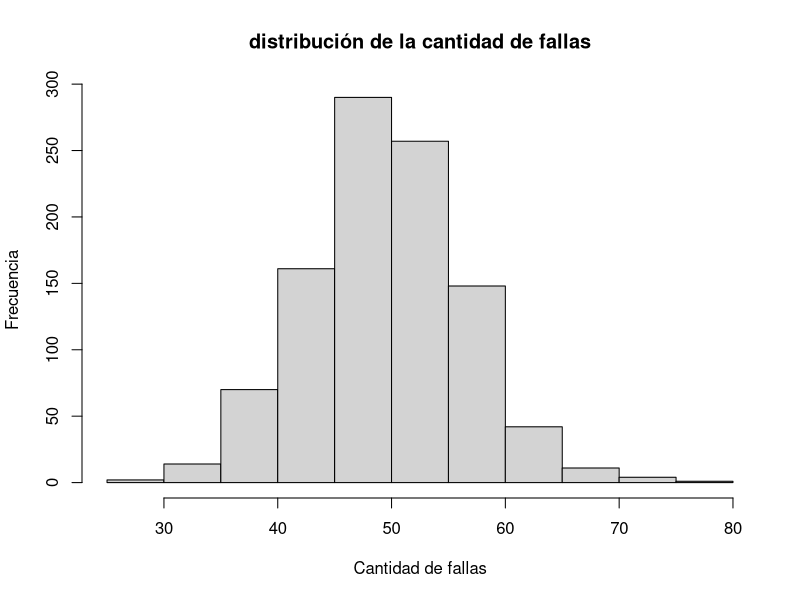

Generate this figure with R:
## ---- chunk 1
fallas <- sample(x=c("No falla","Sí falla"), size=20, replace=TRUE, prob=c(0.95,0.05))
print(fallas)
## ---- chunk 2
fallas <- sample(x=c(0,1), size=5, replace=TRUE, prob=c(0.95,0.05)) 
print(fallas) 
f = 0 
for(x in fallas)f=f+x 
reporte <- c(f)   
 
fallas <- sample(x=c(0,1), size=5, replace=TRUE, prob=c(0.95,0.05)) 
print(fallas) 
f = 0 
for(x in fallas)f=f+x 
reporte <- c(reporte, f)  
 
fallas <- sample(x=c(0,1), size=5, replace=TRUE, prob=c(0.95,0.05)) 
print(fallas) 
f = 0 
for(x in fallas)f=f+x 
reporte <- c(reporte, f)  
 
fallas <- sample(x=c(0,1), size=5, replace=TRUE, prob=c(0.95,0.05)) 
print(fallas) 
f = 0 
for(x in fallas)f=f+x 
reporte <- c(reporte, f)  
 
fallas <- sample(x=c(0,1), size=5, replace=TRUE, prob=c(0.95,0.05)) 
print(fallas) 
f = 0 
for(x in fallas)f=f+x 
reporte <- c(reporte, f)  
 
print("salto de linea :D")

f=0; 
for(x in reporte)f=f+x 
print(f) 
print(mean(reporte)) 
print(sd(reporte))
## ---- chunk 3
reporte <- c() 
 
for(i in 1:1000){ 
  fallas <- sample(x=c(0,1), size=1000, replace=TRUE, prob=c(0.95,0.05)) 
  f = 0 
  for(x in fallas)f=f+x 
  reporte <- c(reporte, f)   
} 

print(mean(reporte)) 
print(sd(reporte)) 
hist(reporte, main = "distribución de la cantidad de fallas", xlab = "Cantidad de fallas", ylab = "Frecuencia")
